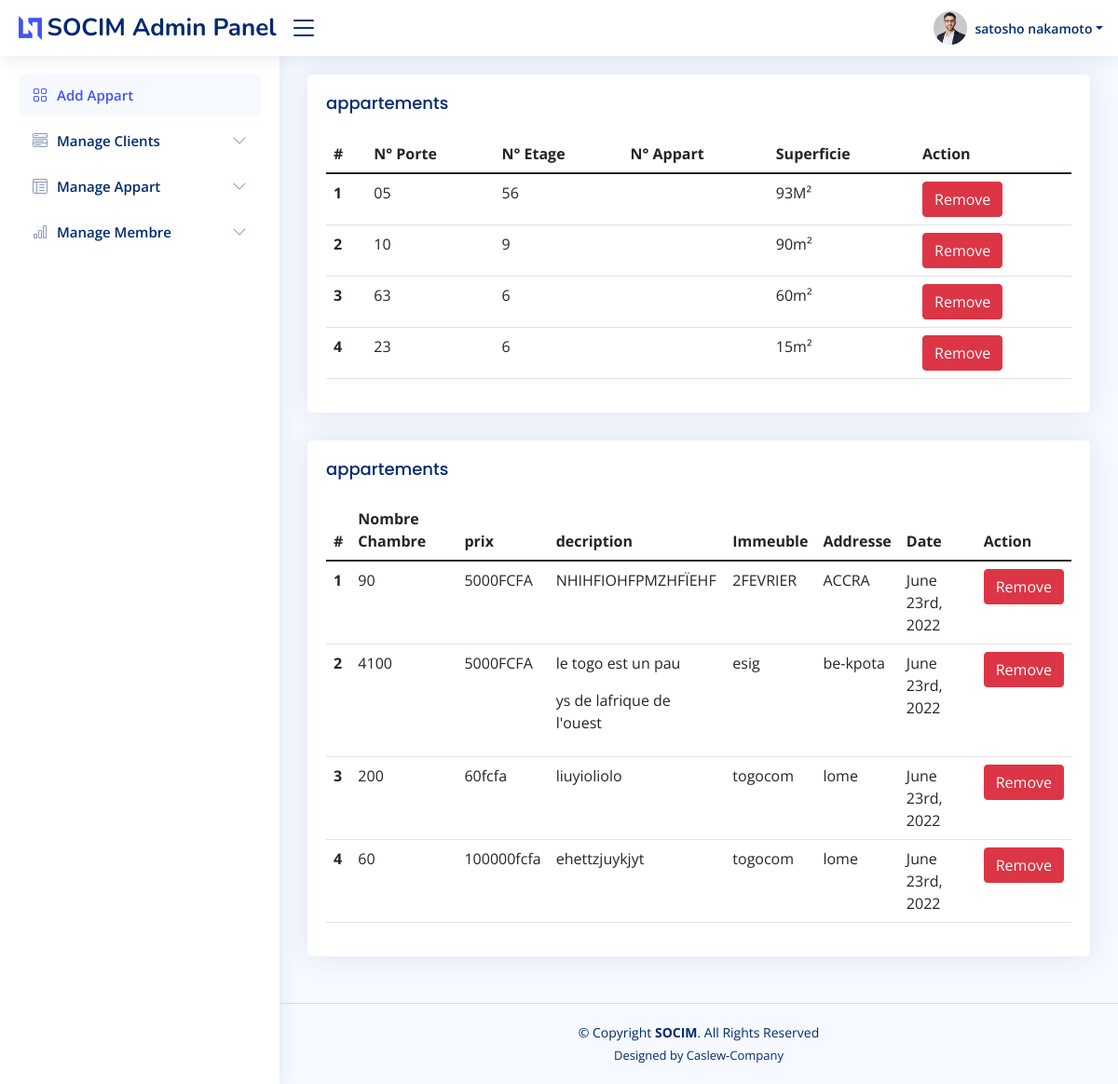
The page /AdminPanel/index.php?manageappart (signed in) on the database its author committed.
### tables this page shows
CREATE TABLE `appartement` (
  `id` int(11) NOT NULL,
  `num_porte` varchar(60) NOT NULL,
  `num_etage` varchar(60) NOT NULL,
  `num_appart` varchar(60) NOT NULL,
  `superficie` varchar(60) NOT NULL,
  `nombr_chambre` varchar(200) NOT NULL,
  `prix` varchar(200) NOT NULL,
  `description` text NOT NULL,
  `nom_immeuble` varchar(200) NOT NULL,
  `adresse_immeuble` varchar(200) NOT NULL,
  `create_at` timestamp NOT NULL DEFAULT current_timestamp() ON UPDATE current_timestamp()
);

### includes/function.php (called while the page is built, shortened)
<?php
function getAdminInfo($db,$email){
    $query="SELECT * FROM admin WHERE email='$email'";
    $run=mysqli_query($db,$query);
    $data = mysqli_fetch_assoc($run);
    return $data;
}
function getAllPost($db){
    $query="SELECT * FROM appartement ORDER BY id DESC";
    $run=mysqli_query($db,$query);
    $data = array();
    while($d= mysqli_fetch_assoc($run)){
        $data[]=$d;
    }
    return $data;
}
?>

### AdminPanel/index.php (the view, shortened to what this page needs)
<?php
require('../includes/db.php');
require('../includes/function.php');
$admin=getAdminInfo($db,$_SESSION['email']);
?>
<!DOCTYPE html>
<html lang="en">
<head>
  <link href="assets/vendor/bootstrap/css/bootstrap.min.css" rel="stylesheet">
  <link href="assets/vendor/bootstrap-icons/bootstrap-icons.css" rel="stylesheet">
  <link href="assets/vendor/boxicons/css/boxicons.min.css" rel="stylesheet">
  <link href="assets/vendor/quill/quill.snow.css" rel="stylesheet">
  <link href="assets/vendor/quill/quill.bubble.css" rel="stylesheet">
  <link href="assets/vendor/remixicon/remixicon.css" rel="stylesheet">
  <link href="assets/vendor/simple-datatables/style.css" rel="stylesheet">
  <link href="assets/css/style.css" rel="stylesheet">
</head>
<body>
  <header id="header" class="header fixed-top d-flex align-items-center">
    <div class="d-flex align-items-center justify-content-between">
      <a href="index.html" class="logo d-flex align-items-center">
        <img src="assets/img/logo.png" alt="">
        <span class="d-none d-lg-block">SOCIM Admin Panel </span>
      </a>
      <i class="bi bi-list toggle-sidebar-btn"></i>
    </div>
    <nav class="header-nav ms-auto">
      <ul class="d-flex align-items-center">
        <li class="nav-item dropdown pe-3">
          <a class="nav-link nav-profile d-flex align-items-center pe-0" href="#" data-bs-toggle="dropdown">
            <img src="assets/img/profile-img.jpg" alt="Profile" class="rounded-circle">
            <span class="d-none d-md-block dropdown-toggle ps-2"><?=$admin['full_name']?></span>
          </a>
        </li>
      </ul>
    </nav>
  </header>
  <aside id="sidebar" class="sidebar">
    <ul class="sidebar-nav" id="sidebar-nav">
      <li class="nav-item">
        <a class="nav-link " href="index.php">
          <i class="bi bi-grid"></i>
          <span>Add Appart</span>
        </a>
      </li>
      <li class="nav-item">
        <a class="nav-link collapsed" href="index.php?manageclient">
          <i class="bi bi-menu-button-wide"></i><span>Manage Clients </span><i class="bi bi-chevron-down ms-auto"></i>
        </a>
      </li>
      <li class="nav-item">
        <a class="nav-link collapsed" href="index.php?manageappart">
          <i class="bi bi-layout-text-window-reverse"></i><span>Manage Appart</span><i class="bi bi-chevron-down ms-auto"></i>
        </a>
      </li>
      <li class="nav-item">
        <a class="nav-link collapsed" href="index.php?managemembre">
          <i class="bi bi-bar-chart"></i><span>Manage Membre</span><i class="bi bi-chevron-down ms-auto"></i>
        </a>
      </li>
    </ul>
  </aside>
  <main id="main" class="main">
    <section class="section dashboard">
      <div class="row">
        <div class="col-lg-12">
          <?php
          if(isset($_GET['manageappart'])){
            ?>
<div class="row">
        <div class="col-lg-12">
          <div class="card">
            <div class="card-body">
              <h5 class="card-title">appartements
            </h5>
              <table class="table">
                <thead>
                  <tr>
                    <th>#</th>
                    <th>N° Porte</th>
                    <th>N° Etage</th>
                    <th>N° Appart</th>
                    <th>Superficie</th>
                    <th>Action</th>
                  </tr>
                </thead>
                <tbody>
                <?php
                $posts = getAllPost($db);
                $count=1;
                foreach($posts as $post){
                  ?>
  <tr>
                     <th><?=$count?></th>
                    <td><?=$post['num_porte']?></td>
                    <td><?=$post['num_etage']?></td>
                    <td><?=$post['num_appart']?></td>
                    <td><?=$post['superficie']?></td>
                    <td>
                      <div class="btn-group">
                         <a class="btn btn-danger" href="../includes/removeappart.php?id=<?=$post['id']?>">Remove<i class="icon_close_alt2"></i></a>
                      </div>
                    </td>
                  </tr>
                  <?php
                  $count++;
                }
                ?>
                </tbody>
              </table>
            </div>
          </div>
 </div>
 <div class="col-lg-12">
<div class="card">
  <div class="card-body">
    <h5 class="card-title">appartements
  </h5>
    <table class="table">
      <thead>
        <tr>
          <th>#</th>
          <th> Nombre Chambre</th>
          <th>prix</th>
          <th>decription</th>
          <th>Immeuble</th>
          <th>Addresse</th>
          <th>Date</th>
          <th>Action</th>
        </tr>
      </thead>
      <tbody>
      <?php
      $posts = getAllPost($db);
      $count=1;
      foreach($posts as $post){
        ?>
<tr>
           <th><?=$count?></th>
          <td><?=$post['nombr_chambre']?></td>
          <td><?=$post['prix']?></td>
          <td><?=$post['description']?></td>
          <td><?=$post['nom_immeuble']?></td>
          <td><?=$post['adresse_immeuble']?></td>
          <td><?=date('F jS, Y',strtotime($post['create_at']))?></td>
          <td>
            <div class="btn-group">
               <a class="btn btn-danger" href="../includes/removeappart.php?id=<?=$post['id']?>">Remove<i class="icon_close_alt2"></i></a>
            </div>
          </td>
        </tr>
        <?php
        $count++;
      }
      ?>
      </tbody>
    </table>
  </div>
</div>
</div>
      </div>
<?php
          }else if(isset($_GET['managemembre'])){
?>
 <div aria-hidden="true" aria-labelledby="myModalLabel" role="dialog" tabindex="-1" id="myModal" class="modal fade">
                <div class="modal-dialog">
                  <div class="modal-content">
                    <div class="modal-header">
                      <h5 class="modal-title">Add New Membre</h5>
                      <button type="button" class="btn-close" data-bs-dismiss="modal" aria-label="Close"></button>
                    </div>
                    <div class="modal-body">
                    <form role="form" action="../includes/addmembre.php" method="post" enctype="multipart/form-data">
  <div class="mb-3">
    <label for="exampleInputEmail1" class="form-label">Nom</label>
    <input type="text" name="nom" class="form-control" id="exampleInputEmail1" placeholder="Enter name" required>
  </div>
  <div class="mb-3">
    <label for="exampleInputEmail1" class="form-label">Prenom</label>
    <input type="text" name="prenom" class="form-control" id="exampleInputEmail1" placeholder="Enter lastname" required>
  </div>
  <div class="mb-3">
    <label for="exampleInputEmail1" class="form-label">Poste</label>
    <input type="text" name="info" class="form-control" id="exampleInputEmail1" placeholder="Enter Poste" required>
  </div>
  <div class="mb-3">
    <label for="exampleInputEmail1" class="form-label">Photo de Profil</label>
    <input type="file" name="image" class="form-control" id="exampleInputEmail1" placeholder="photo" required>
  </div>
  <div class="modal-footer">
                      <button type="submit" name="addmembre" class="btn btn-primary">Ajouter</button>
                    </div>
</form>
</div>
                  </div>
                </div>
              </div>
<div class="row">
        <div class="col-lg-12">
          <div class="card">
            <div class="card-body">
              <h5 class="card-title">Membre-
              <a href="#myModal" data-bs-toggle="modal" class="text-primary">Ajouter Nouveau Membre</a>
            </h5>
              <table class="table">
                <thead>
                  <tr>
                    <th>#</th>
                    <th>nom</th>
                    <th>prenom</th>
                    <th>info</th>
                    <th>images</th>
                    <th>Action</th>
                  </tr>
                </thead>
                <tbody>
                <?php
                $menus = getMembre($db);
                $count=1;
                foreach($menus as $menu){
                  ?>
  <tr>
                     <th><?=$count?></th>
                    <td><?=$menu['nom']?></td>
                    <td><?=$menu['prenom']?></td>
                    <td><?=$menu['info']?></td>
                    <td><img src="<?php echo $menu["image"];?>" height="50px";></td>
                    <td>
                      <div class="btn-group">
                         <a class="btn btn-danger" href="../includes/removemembre.php?id=<?=$menu['id']?>">Remove<i class="icon_close_alt2"></i></a>
                      </div>
                    </td>
                  </tr>
                  <?php
                  $count++;
                }
                ?>
                </tbody>
              </table>
            </div>
          </div>
 </div>
      </div>
<?php
          }else if(isset($_GET['manageclient'])){
?>
<div class="row">
        <div class="col-lg-12">
<div class="card">
  <div class="card-body">
    <table class="table">
      <thead>
        <tr>
          <th>#</th>
          <th>Nom</th>
          <th>Prenom</th>
          <th>Telephone</th>
          <th>Profession</th>
          <th>Num CRN</th>
          <th>Adresse</th>
          <th>avis Du Clients</th>
          <th>Action</th>
        </tr>
      </thead>
      <tbody>
      <?php
      $menus = getclients($db);
      $count=1;
      foreach($menus as $menu){
        ?>
<tr>
           <th><?=$count?></th>
          <td><?=$menu['nom']?></td>
          <td><?=$menu['prenom']?></td>
          <td><?=$menu['telephone']?></td>
          <td><?=$menu['profession']?></td>
          <td><?=$menu['num_crn']?></td>
          <td><?=$menu['adresse']?></td>
          <td><?=$menu['avis_clients']?></td>
          <td>
            <div class="btn-group">
               <a class="btn btn-danger" href="../includes/removeclients.php?id=<?=$menu['id']?>">Remove<i class="icon_close_alt2"></i></a>
            </div>
          </td>
        </tr>
        <?php
        $count++;
      }
      ?>
      </tbody>
    </table>
  </div>
</div>
      </div>
            <?php
          }
          ?>
          </div>
        </div>
    </section>
  </main>
  <footer id="footer" class="footer">
    <div class="copyright">
      &copy; Copyright <strong><span>SOCIM</span></strong>. All Rights Reserved
    </div>
    <div class="credits">
      Designed by Caslew-Company</a>
    </div>
  </footer>
</body>
</html>

### AdminPanel/assets/css/style.css (style rules this page uses)
:root { scroll-behavior: smooth; }
body { font-family: "Open Sans", sans-serif; background: #f6f9ff; color: #444444; }
a { color: #4154f1; text-decoration: none; }
h1, h2, h3, h4, h5, h6 { font-family: "Nunito", sans-serif; }
#main { margin-top: 60px; padding: 20px 30px; transition: all 0.3s; }
.card { margin-bottom: 30px; border: none; border-radius: 5px; box-shadow: 0px 0 30px rgba(1, 41, 112, 0.1); }
.card-title { padding: 20px 0 15px 0; font-size: 18px; font-weight: 500; color: #012970; font-family: "Poppins", sans-serif; }
.card-body { padding: 0 20px 20px 20px; }
.logo { line-height: 1; }
@media (min-width: 1200px) { .logo { width: 280px; } }
.logo img { max-height: 26px; margin-right: 6px; }
.logo span { font-size: 26px; font-weight: 700; color: #012970; font-family: "Nunito", sans-serif; }
.header { transition: all 0.5s; z-index: 997; height: 60px; box-shadow: 0px 2px 20px rgba(1, 41, 112, 0.1); background-color: #fff; padding-left: 20px; }
.header .toggle-sidebar-btn { font-size: 32px; padding-left: 10px; cursor: pointer; color: #012970; }
.header-nav ul { list-style: none; }
.header-nav > ul { margin: 0; padding: 0; }
.header-nav .nav-profile { color: #012970; }
.header-nav .nav-profile img { max-height: 36px; }
.header-nav .nav-profile span { font-size: 14px; font-weight: 600; }
.sidebar { position: fixed; top: 60px; left: 0; bottom: 0; width: 300px; z-index: 996; transition: all 0.3s; padding: 20px; overflow-y: auto; scrollbar-width: thin; scrollbar-color: #aab7cf transparent; box-shadow: 0px 0px 20px rgba(1, 41, 112, 0.1); background-color: #fff; }
@media (min-width: 1200px) { #main, #footer { margin-left: 300px; } }
.sidebar-nav { padding: 0; margin: 0; list-style: none; }
.sidebar-nav li { padding: 0; margin: 0; list-style: none; }
.sidebar-nav .nav-item { margin-bottom: 5px; }
.sidebar-nav .nav-link { display: flex; align-items: center; font-size: 15px; font-weight: 600; color: #4154f1; transition: 0.3; background: #f6f9ff; padding: 10px 15px; border-radius: 4px; }
.sidebar-nav .nav-link i { font-size: 16px; margin-right: 10px; color: #4154f1; }
.sidebar-nav .nav-link.collapsed { color: #012970; background: #fff; }
.sidebar-nav .nav-link.collapsed i { color: #899bbd; }
.sidebar-nav .nav-link .bi-chevron-down { margin-right: 0; transition: transform 0.2s ease-in-out; }
.footer { padding: 20px 0; font-size: 14px; transition: all 0.3s; border-top: 1px solid #cddfff; }
.footer .copyright { text-align: center; color: #012970; }
.footer .credits { padding-top: 5px; text-align: center; font-size: 13px; color: #012970; }

### rows shown on the page
appartement: num_porte "05", num_etage "56", superficie "93M²", nombr_chambre "90", prix "5000FCFA", description "NHIHFIOHFPMZHFÏEHF", nom_immeuble "2FEVRIER", adresse_immeuble "ACCRA", create_at "June 23rd, 2022"
appartement: num_porte "10", num_etage "9", superficie "90m²", nombr_chambre "4100", prix "5000FCFA", description "le togo est un pau ys de lafrique de l'ouest", nom_immeuble "esig", adresse_immeuble "be-kpota", create_at "June 23rd, 2022"
appartement: num_porte "63", num_etage "6", superficie "60m²", nombr_chambre "200", prix "60fcfa", description "liuyioliolo", nom_immeuble "togocom", adresse_immeuble "lome", create_at "June 23rd, 2022"
appartement: num_porte "23", num_etage "6", superficie "15m²", nombr_chambre "60", prix "100000fcfa", description "ehettzjuykjyt", nom_immeuble "togocom", adresse_immeuble "lome", create_at "June 23rd, 2022"

### other values the page prints
$admin['full_name'] "satosho nakamoto"
